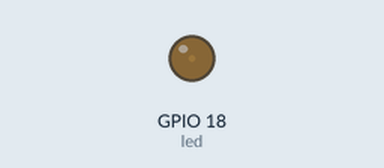
Recording of a program running on a simulated Raspberry Pi (BCM pin numbers). On the bench: output pins drawn as LEDs (lit = HIGH). What the program prints to the terminal is not drawn.

Above: at 0.05 s.
At 0.7 s:
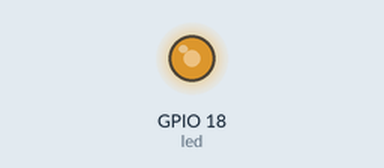
At 1.4 s:
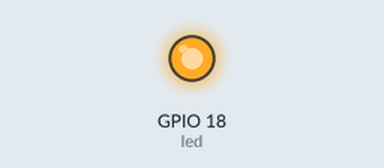
At 2.75 s:
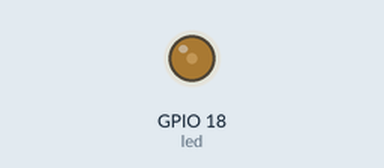
Timing chart, 0 to 5.2 s (numbered marks = the images above):
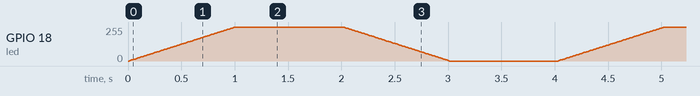

The program:

blink.py
```python
from gpiozero import PWMLED
from time import sleep

led = PWMLED(18, initial_value=0, frequency=1000)

def loop():
    while True:
        for b in range(0, 101, 1):
            led.value = b / 100.0
            sleep(0.01)
        sleep(1)
        for b in range(100, -1, -1):
            led.value = b / 100.0
            sleep(0.01)
        sleep(1)

def destroy():
    led.close()

if __name__ == '__main__':
    print('Starting Program...')
    try:
        loop()
    except KeyboardInterrupt:
        destroy()
        print('Ending Program.')
```
